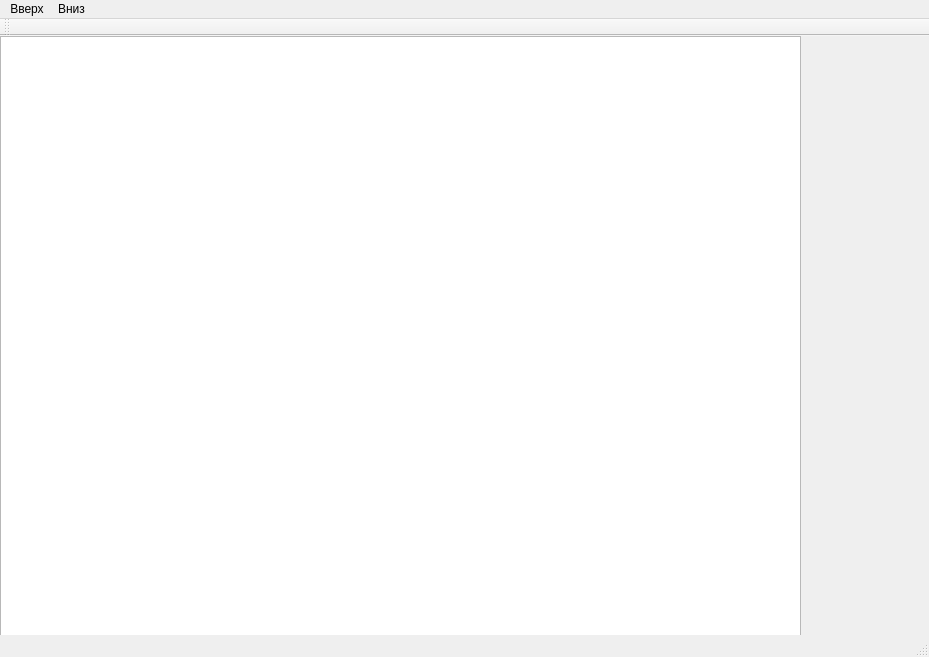
<?xml version="1.0" encoding="UTF-8"?>
<ui version="4.0">
 <class>MainWindow</class>
 <widget class="QMainWindow" name="MainWindow">
  <property name="geometry">
   <rect>
    <x>0</x>
    <y>0</y>
    <width>929</width>
    <height>657</height>
   </rect>
  </property>
  <property name="windowTitle">
   <string>Very strange game</string>
  </property>
  <widget class="QWidget" name="centralwidget">
   <widget class="QWidget" name="formLayoutWidget">
    <property name="geometry">
     <rect>
      <x>9</x>
      <y>9</y>
      <width>16</width>
      <height>16</height>
     </rect>
    </property>
    <layout class="QFormLayout" name="formLayout_2"/>
   </widget>
   <widget class="QGraphicsView" name="graphicsView">
    <property name="geometry">
     <rect>
      <x>0</x>
      <y>0</y>
      <width>801</width>
      <height>611</height>
     </rect>
    </property>
   </widget>
  </widget>
  <widget class="QMenuBar" name="menubar">
   <property name="geometry">
    <rect>
     <x>0</x>
     <y>0</y>
     <width>929</width>
     <height>22</height>
    </rect>
   </property>
   <widget class="QMenu" name="menu">
    <property name="title">
     <string>Вверх</string>
    </property>
   </widget>
   <widget class="QMenu" name="menu_2">
    <property name="title">
     <string>Вниз</string>
    </property>
    <addaction name="action"/>
   </widget>
   <addaction name="menu"/>
   <addaction name="menu_2"/>
  </widget>
  <widget class="QStatusBar" name="statusbar"/>
  <widget class="QToolBar" name="toolBar">
   <property name="windowTitle">
    <string>toolBar</string>
   </property>
   <attribute name="toolBarArea">
    <enum>TopToolBarArea</enum>
   </attribute>
   <attribute name="toolBarBreak">
    <bool>false</bool>
   </attribute>
  </widget>
  <action name="action">
   <property name="text">
    <string>Вправо</string>
   </property>
  </action>
 </widget>
 <resources/>
 <connections/>
</ui>
